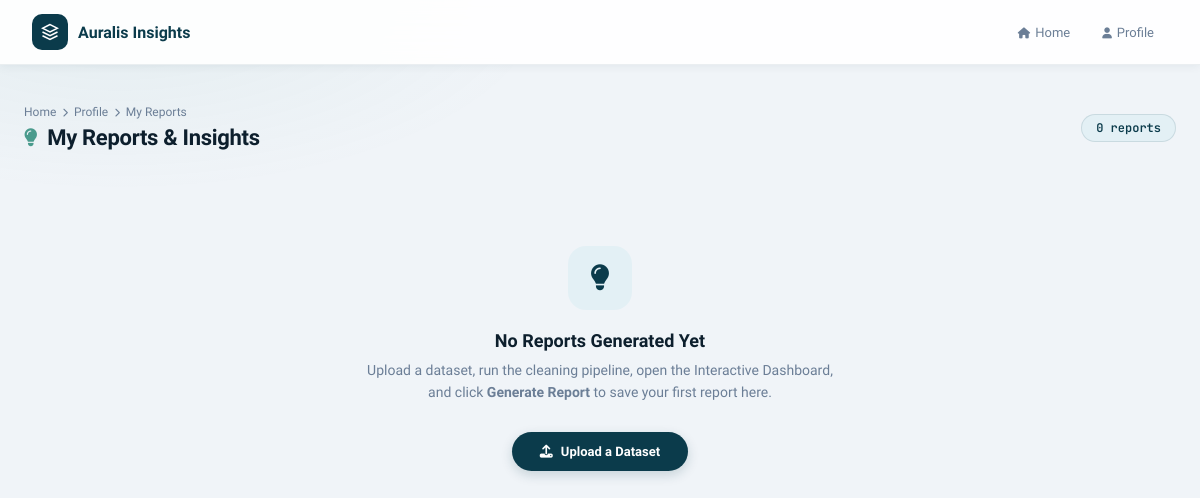
Before: /my-reports/ (signed in) with the older database file.
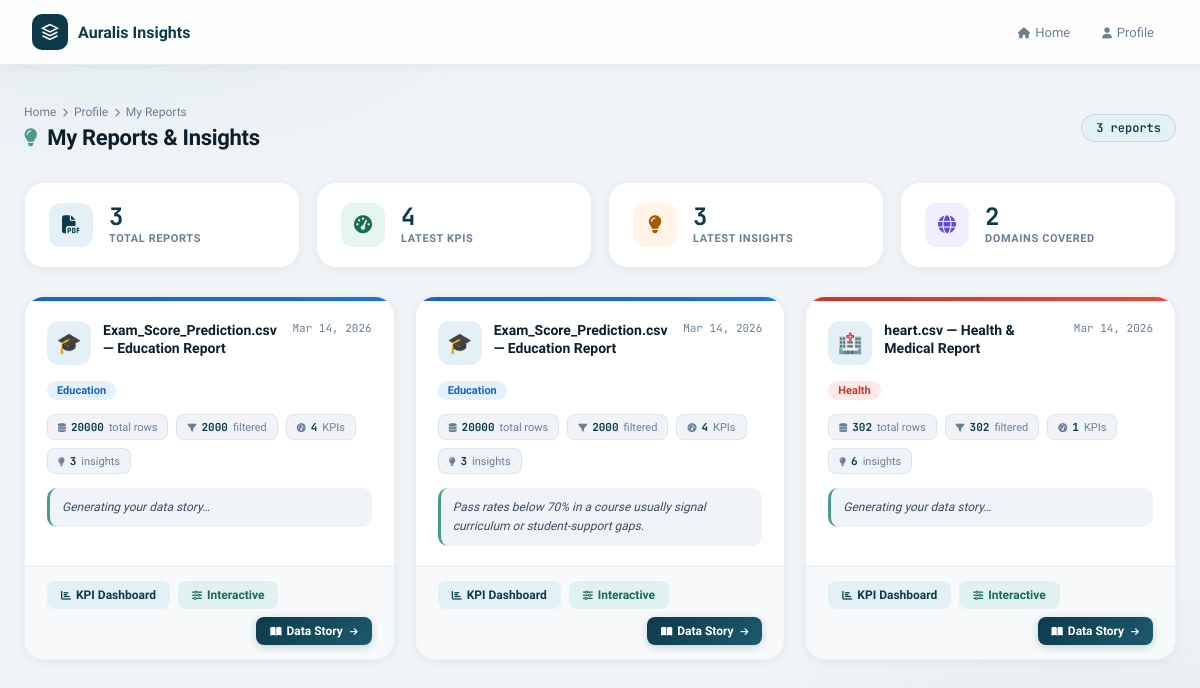
After: the same page with the newer database file.
### kpi_engine/models.py (models this page shows, shortened)
class SavedReport(models.Model):
    DOMAIN_CHOICES = [
        ('education', 'Education'),
        ('health',    'Health'),
        ('finance',   'Finance'),
        ('sales',     'Sales'),
        ('hr',        'Human Resources'),
        ('generic',   'Generic'),
    ]
    analysis_result = models.ForeignKey(
        AnalysisResult,
        on_delete=models.CASCADE,
        related_name='saved_reports',
    )
    title         = models.CharField(max_length=200, default='Untitled Report')
    domain        = models.CharField(max_length=50, choices=DOMAIN_CHOICES, default='generic')
    total_rows    = models.IntegerField(default=0)
    filtered_rows = models.IntegerField(default=0)
    kpi_count     = models.IntegerField(default=0)
    insight_count = models.IntegerField(default=0)
    narrative     = models.TextField(blank=True, default='')
    created_at    = models.DateTimeField(auto_now_add=True)
    class Meta:
        ordering = ['-created_at']

class AnalysisResult(models.Model):
    cleaning_report = models.OneToOneField(
        CleaningReport,
        on_delete=models.CASCADE,
        related_name='analysis_result',
    )
    result_json  = models.JSONField(default=dict)
    domain       = models.CharField(max_length=50, default='generic')
    created_at   = models.DateTimeField(auto_now=True)  # updates on every save
    class Meta:
        ordering = ['-created_at']

### datacleaning/models.py (models this page shows, shortened)
class CleaningReport(models.Model):
    GRADE_CHOICES = [
        ('A', 'A'), ('B', 'B'), ('C', 'C'), ('D', 'D'), ('F', 'F'),
    ]
    DOMAIN_CHOICES = [
        ('education',  'Education'),
        ('health',     'Health'),
        ('finance',    'Finance'),
        ('sales',      'Sales'),
        ('hr',         'Human Resources'),
        ('generic',    'Generic'),
    ]
    dataset         = models.ForeignKey(Dataset, on_delete=models.CASCADE, related_name='cleaning_reports')
    cleaned_file    = models.FileField(upload_to='cleaned/', null=True, blank=True)
    report_json     = models.JSONField(default=dict)
    domain          = models.CharField(max_length=50, choices=DOMAIN_CHOICES, default='generic')
    quality_grade   = models.CharField(max_length=2,  choices=GRADE_CHOICES,  default='F')
    quality_score   = models.FloatField(default=0.0)
    created_at      = models.DateTimeField(auto_now_add=True)
    class Meta:
        ordering = ['-created_at']

### kpi_engine/views.py (the view)
# urls.py: path('my-reports/',                         views.my_reports_list,          name='my_reports_list'),
def my_reports_list(request):
    from .models import SavedReport
    user_id = get_user_id(request)
    if not user_id:
        return redirect('login')
    reports = SavedReport.objects.filter(
        analysis_result__cleaning_report__dataset__user_id=user_id
    ).select_related(
        'analysis_result',
        'analysis_result__cleaning_report',
        'analysis_result__cleaning_report__dataset',
    ).order_by('-created_at')
    context = {
        'reports':       reports,
        'total':         reports.count(),
        'domain_counts': _domain_counts(reports),
    }
    return render(request, 'kpi_engine/my_reports.html', context)

### kpi_engine/views.py (called while the page is built)
def get_user_id(request):
    return request.session.get('user_id', None)

def _domain_counts(reports):
    counts = {}
    for r in reports:
        counts[r.domain] = counts.get(r.domain, 0) + 1
    return counts

### templates/kpi_engine/my_reports.html (shortened to what this page needs)
<!DOCTYPE html>
<html lang="en">
<head>
<link rel="stylesheet" href="https://cdnjs.cloudflare.com/ajax/libs/font-awesome/6.5.0/css/all.min.css">
</head>
<body>
<div class="topbar">
  <div class="topbar-inner">
    <a href="{% url 'home' %}" class="brand">
      <div class="brand-logo">
        <svg viewBox="0 0 24 24"><path d="M12 2L2 7l10 5 10-5-10-5zM2 17l10 5 10-5M2 12l10 5 10-5"/></svg>
      </div>
      <span class="brand-name">Auralis Insights</span>
    </a>
    <nav class="nav-links">
      <a href="{% url 'home' %}"        class="nav-link"><i class="fas fa-home"></i>Home</a>
      <a href="{% url 'profile' %}"     class="nav-link"><i class="fas fa-user"></i>Profile</a>
    </nav>
  </div>
</div>
<div class="page-wrapper">
  <div class="page-header">
    <div class="page-header-left">
      <div class="breadcrumb">
        <a href="{% url 'home' %}">Home</a>
        <i class="fas fa-chevron-right"></i>
        <a href="{% url 'profile' %}">Profile</a>
        <i class="fas fa-chevron-right"></i>
        <span>My Reports</span>
      </div>
      <h1 class="page-title">
        <i class="fas fa-lightbulb"></i> My Reports &amp; Insights
      </h1>
    </div>
    <span class="count-badge">{{ total }} report{{ total|pluralize }}</span>
  </div>
  {% if reports %}
  <div class="summary-row">
    <div class="summary-card">
      <div class="summary-icon blue"><i class="fas fa-file-pdf"></i></div>
      <div>
        <div class="summary-num">{{ total }}</div>
        <div class="summary-label">Total Reports</div>
      </div>
    </div>
    <div class="summary-card">
      <div class="summary-icon green"><i class="fas fa-tachometer-alt"></i></div>
      <div>
        <div class="summary-num">{{ reports.0.kpi_count|default:"—" }}</div>
        <div class="summary-label">Latest KPIs</div>
      </div>
    </div>
    <div class="summary-card">
      <div class="summary-icon orange"><i class="fas fa-lightbulb"></i></div>
      <div>
        <div class="summary-num">{{ reports.0.insight_count|default:"—" }}</div>
        <div class="summary-label">Latest Insights</div>
      </div>
    </div>
    <div class="summary-card">
      <div class="summary-icon purple"><i class="fas fa-globe"></i></div>
      <div>
        <div class="summary-num">{{ domain_counts|length }}</div>
        <div class="summary-label">Domains Covered</div>
      </div>
    </div>
  </div>
  <div class="reports-grid">
    {% for rpt in reports %}
    <div class="report-card">
      <div class="report-card-accent accent-{{ rpt.domain|lower }}"></div>
      <div class="report-card-body">
        <div class="report-card-top">
          <div class="report-domain-icon">
            {% if rpt.domain == 'finance' %}💰
            {% elif rpt.domain == 'health' %}🏥
            {% elif rpt.domain == 'education' %}🎓
            {% elif rpt.domain == 'sales' %}🛒
            {% elif rpt.domain == 'hr' %}👥
            {% else %}📊{% endif %}
          </div>
          <div class="report-title">{{ rpt.title }}</div>
          <div style="text-align:right; flex-shrink:0;">
            <div class="report-date">{{ rpt.created_at|date:"M d, Y" }}</div>
          </div>
        </div>
        <span class="domain-pill domain-{{ rpt.domain|lower }}">
          {{ rpt.analysis_result.cleaning_report.get_domain_display }}
        </span>
        <div class="report-stats">
          <div class="report-stat">
            <i class="fas fa-database" style="font-size:9px"></i>
            <strong>{{ rpt.total_rows|default:0 }}</strong> total rows
          </div>
          <div class="report-stat">
            <i class="fas fa-filter" style="font-size:9px"></i>
            <strong>{{ rpt.filtered_rows|default:0 }}</strong> filtered
          </div>
          <div class="report-stat">
            <i class="fas fa-tachometer-alt" style="font-size:9px"></i>
            <strong>{{ rpt.kpi_count }}</strong> KPIs
          </div>
          <div class="report-stat">
            <i class="fas fa-lightbulb" style="font-size:9px"></i>
            <strong>{{ rpt.insight_count }}</strong> insights
          </div>
        </div>
        {% if rpt.narrative %}
          <div class="report-narrative">{{ rpt.narrative }}</div>
        {% else %}
          <div class="no-narrative"><i class="fas fa-info-circle"></i> No narrative captured for this report.</div>
        {% endif %}
      </div>
      <div class="report-card-footer">
        <a href="{% url 'dashboard' rpt.analysis_result.id %}"
           class="action-btn action-view">
          <i class="fas fa-chart-bar"></i> KPI Dashboard
        </a>
        <a href="{% url 'interactive_dashboard' rpt.analysis_result.id %}"
           class="action-btn action-interactive">
          <i class="fas fa-sliders-h"></i> Interactive
        </a>
        <a href="{% url 'report_story' rpt.id %}"
           class="action-btn action-story">
          <i class="fas fa-book-open"></i> Data Story
          <i class="fas fa-arrow-right" style="font-size:9px; margin-left:2px;"></i>
        </a>
      </div>
    </div>
    {% endfor %}
  </div>
  {% else %}
  <div class="empty-state">
    <div class="empty-icon"><i class="fas fa-lightbulb"></i></div>
    <h3>No Reports Generated Yet</h3>
    <p>Upload a dataset, run the cleaning pipeline, open the Interactive Dashboard,<br>
       and click <strong>Generate Report</strong> to save your first report here.</p>
    <a href="{% url 'upload_data' %}" class="cta-btn">
      <i class="fas fa-upload"></i> Upload a Dataset
    </a>
  </div>
  {% endif %}
</div>
</body>
</html>

Changed rows visible on the page:
added SavedReport: kpi_count "4", insight_count "3", title "Exam_Score_Prediction.csv — Education Report", created_at "Mar 14, 2026", analysis_result.cleaning_report.domain "Education", total_rows "20000", filtered_rows "2000", narrative "Generating your data story…"
added SavedReport: title "Exam_Score_Prediction.csv — Education Report", created_at "Mar 14, 2026", analysis_result.cleaning_report.domain "Education", total_rows "20000", filtered_rows "2000", kpi_count "4", insight_count "3", narrative "Pass rates below 70% in a course usually signal curriculum or student-support gaps."
added SavedReport: title "heart.csv — Health & Medical Report", created_at "Mar 14, 2026", analysis_result.cleaning_report.domain "Health", total_rows "302", filtered_rows "302", kpi_count "1", insight_count "6", narrative "Generating your data story…", domain "health" (drawn)
Other visible differences:
{{ total }}: "0" → "3"
{{ total }}: (not shown) → "3"
{{ domain_counts|length }}: (not shown) → "2"
text no longer shown: "No Reports Generated Yet Upload a dataset, run the cleaning pipeline, open the Interactive Dashboard, and click Generate Report to save your first report here. Upload a Dataset"
text now shown: "TOTAL REPORTS LATEST KPIS LATEST INSIGHTS DOMAINS COVERED"
